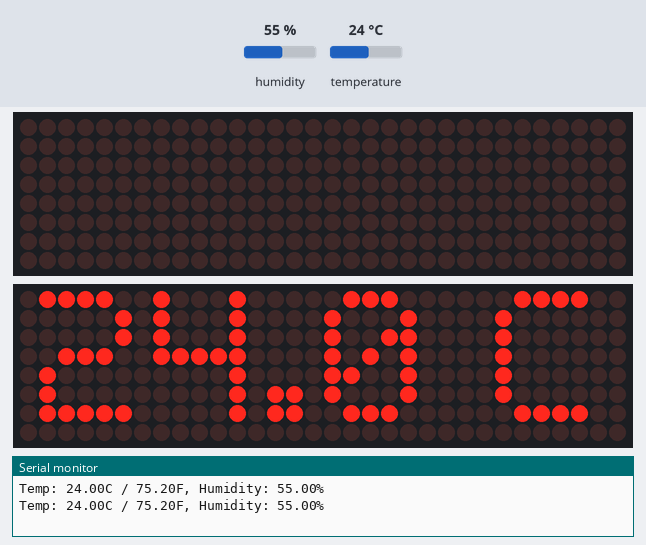
Bench run of a program on a simulated ESP32. On the bench: 2 × 32×8 LED matrix, the last lines printed to the serial monitor. The inputs (shaded band) are chosen by the test bench; at power-on: humidity 55 %, temperature 24 °C.

Above: at 6.8 s.
6.9 s: humidity set to 22 %
At 15.5 s:
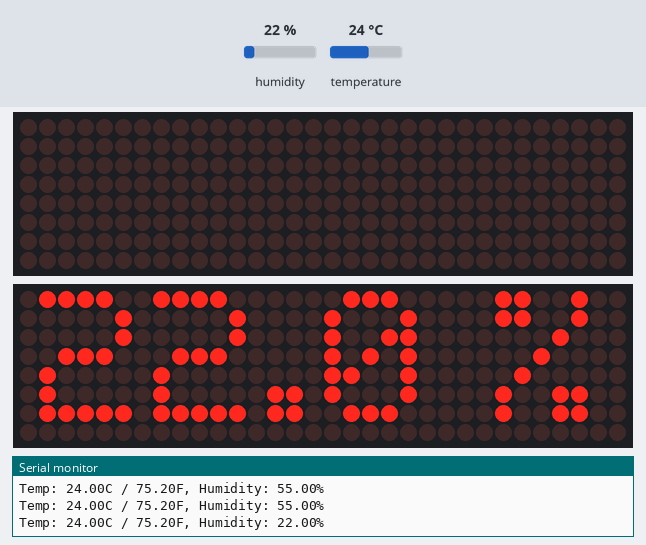
18.8 s: temperature set to 12 °C
At 26.5 s:
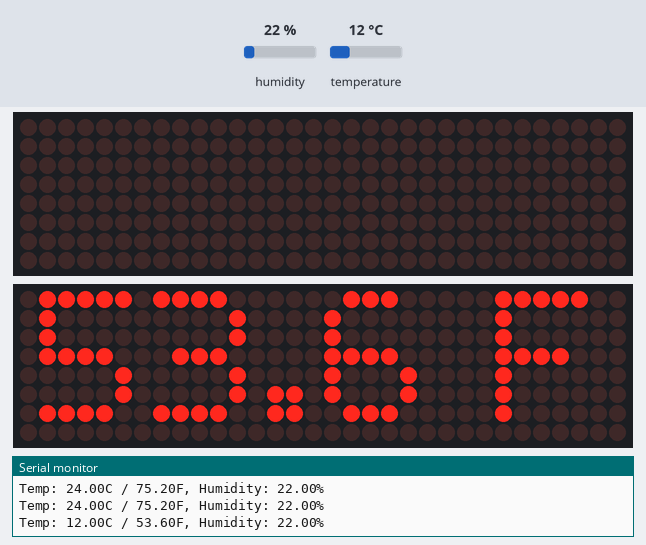
27.2 s: humidity set to 40 %
At 33.7 s:
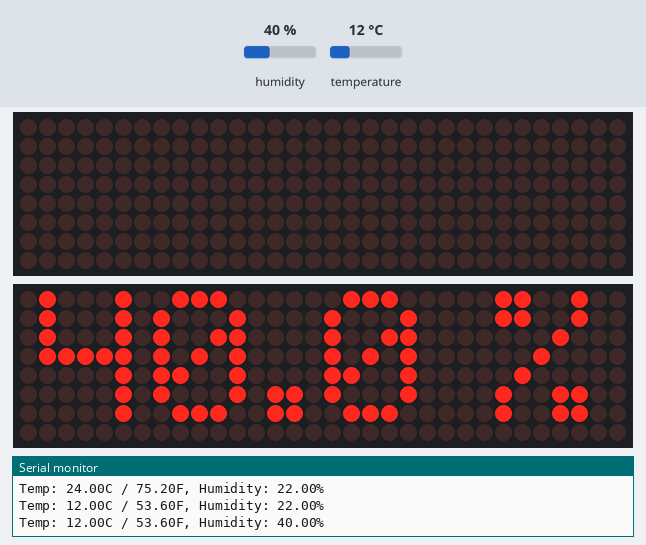
37.7 s: temperature set to 19 °C
At 43.5 s:
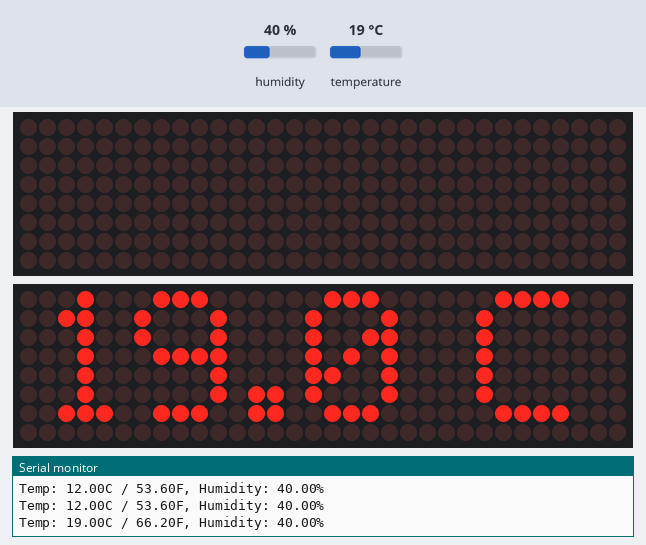
Timing chart, 0 to 45.0 s (numbered marks = the images above; inputs shaded):
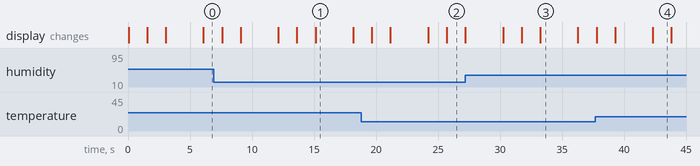

The program:

main.cpp
```cpp
#include <Arduino.h>
#include <Wire.h>
#include <SPI.h>
#include <Adafruit_Si7021.h>
#include <MD_MAX72XX.h>
#include <DHT.h>
#include <MD_Parola.h>

// I2C Pins
#define I2C_SDA 21
#define I2C_SCL 22

// Display settings
#define HARDWARE_TYPE MD_MAX72XX::FC16_HW
#define MAX_DEVICES 4
#define DIN_PIN 23  // MOSI
#define CLK_PIN 18  // SCK
#define CS_PIN  5   // SS

// DHT settings
#define DHTPIN 2
#define DHTTYPE DHT22

Adafruit_Si7021 sensor = Adafruit_Si7021();
MD_MAX72XX mx = MD_MAX72XX(HARDWARE_TYPE, DIN_PIN, CLK_PIN, CS_PIN, MAX_DEVICES);
DHT dht(DHTPIN, DHTTYPE);
MD_Parola display = MD_Parola(HARDWARE_TYPE, CS_PIN, MAX_DEVICES);

// put function declarations here:
void displayValue(float value, const char* unit);
float celsiusToFahrenheit(float celsius);

void setup() {
  Wire.begin(I2C_SDA, I2C_SCL);
  Serial.begin(9600);

  // Initialize LED matrix
  mx.begin();
  mx.control(MD_MAX72XX::INTENSITY, 5);  // brightness 0-15
  mx.clear();


  if (!sensor.begin()) {
    Serial.println("Si7021 sensor not found!");
    while (true);
  }

  dht.begin();

  display.begin();
  display.setIntensity(0);
  display.setTextAlignment(PA_CENTER);
  display.setSpeed(100);  // Lower = faster
}

void loop() {
  // read temperature and humidity
  float temperature = sensor.readTemperature();
  float humidity = sensor.readHumidity();
  float fahrenheit = celsiusToFahrenheit(temperature);

  Serial.print("Temp: ");
  Serial.print(temperature);
  Serial.print("C / ");
  Serial.print(fahrenheit);
  Serial.print("F, Humidity: ");
  Serial.print(humidity);
  Serial.println("%");

  if (!isnan(humidity) && !isnan(temperature)) {
    // Alternate between temp and humidity
    displayValue(temperature, " C");
    delay(1500);
    displayValue(fahrenheit, " F");
    delay(1500);
    displayValue(humidity, " %");
    delay(3000);
  }
}


void displayValue(float value, const char* unit) {
  char str[10];
  dtostrf(value, 4, 1, str);
  strcat(str, unit);
  display.setTextAlignment(PA_CENTER);  // Center text
  display.print(str);  // Static
}

float celsiusToFahrenheit(float celsius) {
  return (celsius * 9.0 / 5.0) + 32.0;
}
```

Measured:
- what the display in image 1 shows lasts 3.1 s, from 15.1 s to 18.2 s
